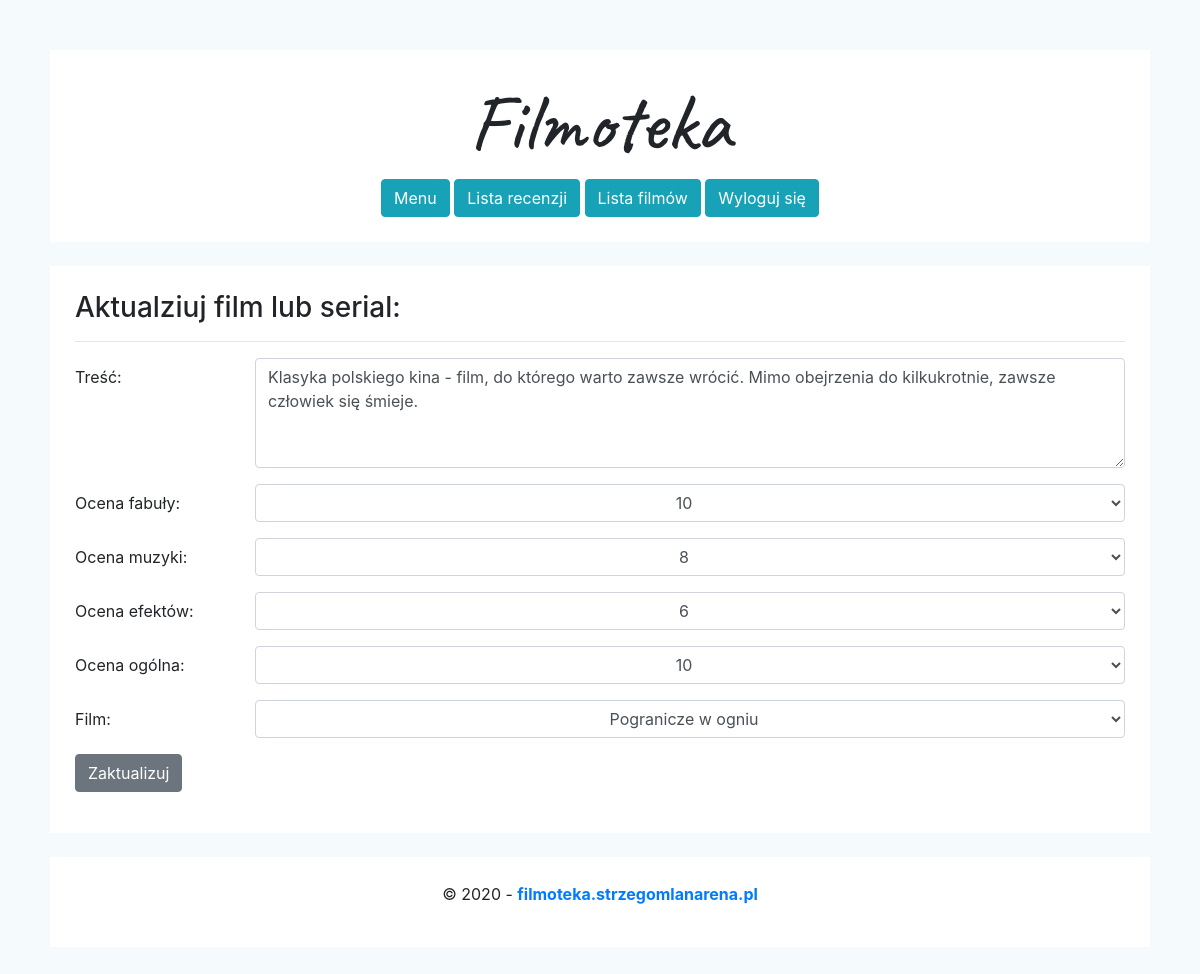
The page /recenzja/edytuj.php?id=1 (signed in) on the database its author committed.
### tables this page shows
CREATE TABLE `recenzja` (
  `IdRecenzja` int(100) NOT NULL,
  `Tresc` text NOT NULL,
  `Efekty` int(1) NOT NULL,
  `Fabula` int(1) NOT NULL,
  `Muzyka` int(1) NOT NULL,
  `Ocena` int(1) NOT NULL,
  `IdFilmy` int(100) NOT NULL,
  `IdRecenzent` int(100) NOT NULL,
  `Data` datetime NOT NULL DEFAULT CURRENT_TIMESTAMP
);

### recenzja/edytuj.php (the view, shortened to what this page needs)
<?php
	require("../db.php");
	$id=$_REQUEST['id'];
	$query = "SELECT * FROM recenzja WHERE IdRecenzja='".$id."'";
	$result = mysqli_query($con, $query) or die ( mysqli_error());
	$row = mysqli_fetch_assoc($result);
?>
<!DOCTYPE html>
<html lang="pl">
	<head>
		<?php include("../linki.php"); ?>
	</head>
	<body>
		<?php include("../tytul.php"); ?>
		<div class="container">
			<?php
				$filmy = mysqli_query($con, "SELECT * FROM filmy");
				if(isset($_POST['submit']))
				{
					$IdFilmy=$_REQUEST['IdFilmy'];
					$IdRecenzja =$_REQUEST['IdRecenzja'];
					$Tresc =$_REQUEST['Tresc'];
					$Fabula =$_REQUEST['Fabula'];
					$Muzyka =$_REQUEST['Muzyka'];
					$Efekty =$_REQUEST['Efekty'];
					$Ocena =$_REQUEST['Ocena'];
					$Recenzent =$_REQUEST['Recenzent'];
					$update="update recenzja set Tresc='".$Tresc."', Ocena='".$Ocena."', IdFilmy='".$IdFilmy."', Fabula='".$Fabula."', Muzyka='".$Muzyka."', Efekty='".$Efekty."' where IdRecenzja='".$IdRecenzja."'";
					mysqli_query($con, $update) or die(mysqli_error());
					header("Location: wyswietl.php");
				} else {
			?>
			<h3> Aktualziuj film lub serial: </h3>
			<hr/>
			<form action="" method="post" enctype="multipart/form-data">
				<div class="form-group row">
					<label class="col-sm-2 col-form-label">Treść: </label>
					<div class="col-sm-10">
						<textarea type="text" rows="4" class="form-control" name="Tresc"required><?php echo $row['Tresc'];?></textarea>
					</div>
				</div>
				<div class="form-group row">
					<label class="col-sm-2 col-form-label">Ocena fabuły: </label>
					<div class="col-sm-10">
						<select class="form-control text-center" name="Fabula">
							<option value="<?php echo $row["Fabula"] ?>"><?php echo $row["Fabula"] ?></option>
						</select>
					</div>
				</div>
				<div class="form-group row">
					<label class="col-sm-2 col-form-label">Ocena muzyki: </label>
					<div class="col-sm-10">
						<select class="form-control text-center" name="Muzyka">
							<option value="<?php echo $row["Muzyka"] ?>"><?php echo $row["Muzyka"] ?></option>
						</select>
					</div>
				</div>
				<div class="form-group row">
					<label class="col-sm-2 col-form-label">Ocena efektów: </label>
					<div class="col-sm-10">
						<select class="form-control text-center" name="Efekty">
							<option value="<?php echo $row["Efekty"] ?>"><?php echo $row["Efekty"] ?></option>
						</select>
					</div>
				</div>
				<div class="form-group row">
					<label class="col-sm-2 col-form-label">Ocena ogólna: </label>
					<div class="col-sm-10">
						<select class="form-control text-center" name="Ocena">
							<option value="<?php echo $row["Ocena"] ?>"><?php echo $row["Ocena"] ?></option>
						</select>
					</div>
				</div>
				<div class="form-group row">
					<label class="col-sm-2 col-form-label">Film: </label>
					<div class="col-sm-10">
						<select class="form-control text-center" name="IdFilmy">
						<?php if (mysqli_num_rows($filmy) > 0) {
							while($row = mysqli_fetch_assoc($filmy)) {
						?>
							<option value="<?php echo $row["IdFilmy"] ?>"><?php echo $row["Tytul"] ?></option>
						<?php }} ?>
						</select>
					</div>
				</div>
				<div class="form-group row">
					<div class="col-sm-10">
						<button type="submit" class="btn btn-secondary" id="submit" value="update" name="submit">Zaktualizuj</button>
					</div>
				</div>
			</form>
			<?php } ?>
		</div>
		<?php include("../stopka.php"); ?>
	</body>
</html>

### rows shown on the page
recenzja: Tresc "Klasyka polskiego kina - film, do którego warto zawsze wrócić. Mimo obejrzenia do kilkukrotnie, zawsze człowiek się śmieje.", Fabula "10", Muzyka "8", Efekty "6", Ocena "10"

### other values the page prints
form field IdFilmy "Pogranicze w ogniu"
